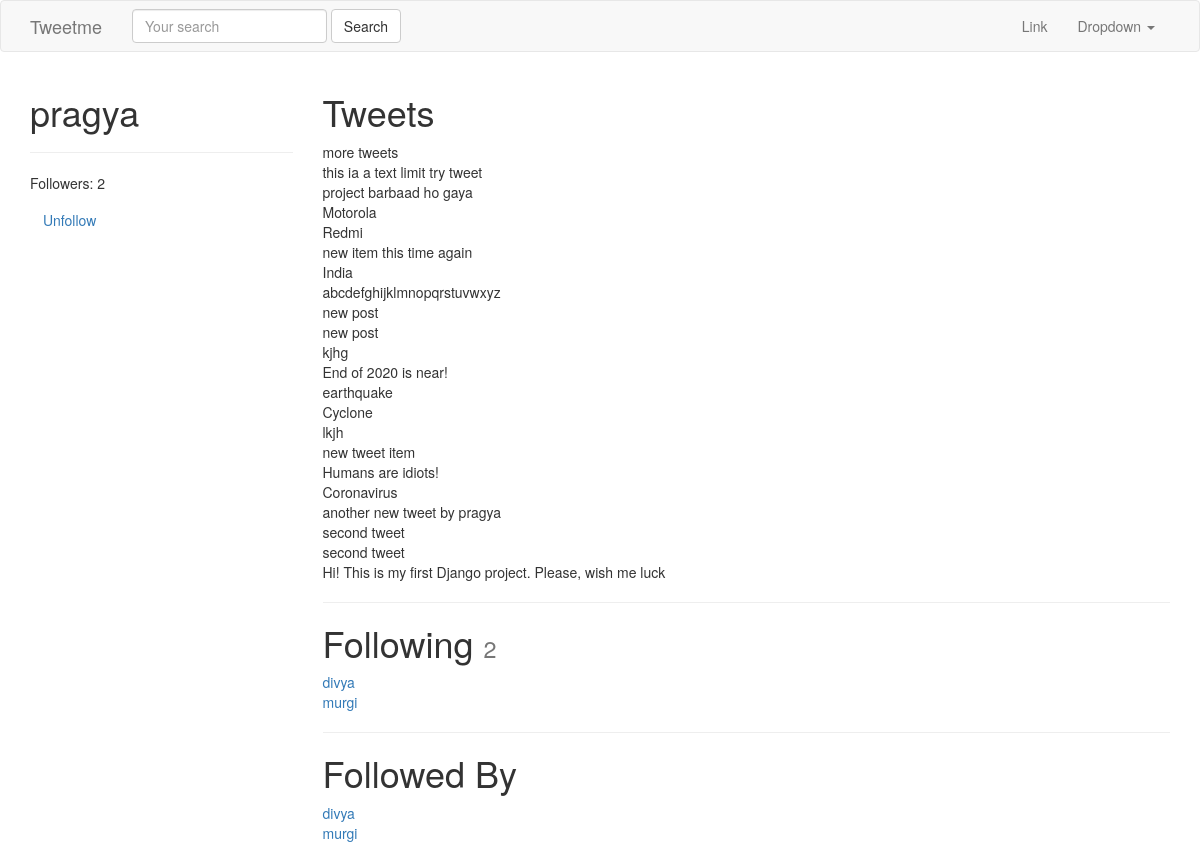
Screenshot of /pragya/ (signed in) with the database file from the repository.
### tweets/models.py (models this page shows, shortened)
class Tweet(models.Model):
	user = models.ForeignKey(settings.AUTH_USER_MODEL, on_delete=models.CASCADE,)
	content = models.CharField(max_length=140, validators=[valiadte_content])
	updated = models.DateTimeField(auto_now=True)
	timestamp = models.DateTimeField(auto_now_add=True)
	def __str__(self):
		return str(self.content)
	class Meta:
		ordering = ['-timestamp']

### accounts/models.py (models this page shows, shortened)
class UserProfile(models.Model):
	user = models.OneToOneField(settings.AUTH_USER_MODEL, related_name='profile', on_delete=models.CASCADE,) #user.profile
	following = models.ManyToManyField(settings.AUTH_USER_MODEL, blank=True, related_name='followed_by',)
	objects = UserProfileManager()
	def get_following(self):
		users = self.following.all()
		return users.exclude(username=self.user.username)
	def get_follow_url(self):
		return reverse_lazy("profiles:follow", kwargs={"username":self.user.username})

### accounts/views.py (the view)
# urls.py: url(r'^(?P<username>[\w.@+-]+)/$',UserDetailView.as_view(), name='detail'),
class UserDetailView(DetailView):
	template_name = 'accounts/user_detail.html'
	queryset = User.objects.all()
	def get_object(self):
		return get_object_or_404(
			User,
			username__iexact=self.kwargs.get("username")
			)
	def get_context_data(self, *args, **kwargs):
		context = super(UserDetailView, self).get_context_data(*args, **kwargs)
		following = UserProfile.objects.is_following(self.request.user, self.get_object())
		context['following'] = following
		return context

### accounts/models.py (called while the page is built)
	def all(self):
		qs = self.get_queryset().all()
		try:
			if self.instance:
				qs = qs.exclude(user=self.instance)
		except:
			pass
		return qs

	def is_following(self, user, followed_by_user):
		user_profile, created = UserProfile.objects.get_or_create(user=user)
		if created:
			return False
		if followed_by_user in user_profile.following.all():
			return True
		return False

### accounts/templates/accounts/user_detail.html
{% extends "base.html" %}
{% block content %}
<div class='row'>
	<div class='col-sm-3 col-xs-12'>
		<h1>{{ object.username }}</h1>
		<hr/>
		<p>Followers: {{  object.followed_by.all.count }}</p>
		<p>
			<a class='btn btn-link' href='{{ object.profile.get_follow_url }}'>
				{% if following %} Unfollow{% else %} Follow{% endif %}
			</a>
		</p>
	</div>
	<div class='col-sm-9 col-xs-12'>
		<h1>Tweets</h1>
		{% for tweet in object.tweet_set.all %}
		{{ tweet }}<br/>
		{% endfor %}
		<hr/>
		<h1>Following <small>{{ object.profile.get_following.count }}</small></h1>
			{% for user in object.profile.get_following %}
			<a href='/{{ user.username }}'>{{ user.username }}</a><br/>
			{% empty %}
			<h4>Not following any user</h4>
			{% endfor %}
		<hr/>
		<h1>Followed By</h1>
			{% for profile in object.followed_by.all %}
			<a href='/{{ profile.user.username }}'>{{ profile.user.username }}</a><br/>
			{% empty %}
			<h4>Not followed by any user</h4>
			{% endfor %}
	</div>
</div>
{% endblock content %}

### templates/base.html (shortened to what this page needs)
<!DOCTYPE html>
{% load static %}
<html lang="en">
  <head>
    <link href="{% static 'css/bootstrap.min.css' %}" rel="stylesheet">
  </head>
  <body>
    {% include "navbar.html" %}
    <div class='container'>
      {% block content %}
      {% endblock content %}
    </div>
  </body>
</html>

### templates/navbar.html (shortened to what this page needs)
<nav class="navbar navbar-default">
  <div class="container">
    <div class="navbar-header">
      <a class="navbar-brand" href="{% url 'home' %}">Tweetme</a>
    </div>
    {% include "tweets/search_form.html" %}
    <div class="collapse navbar-collapse" id="bs-example-navbar-collapse-1">
      <ul class="nav navbar-nav navbar-right">
        <li><a href="#">Link</a></li>
        <li class="dropdown">
          <a href="#" class="dropdown-toggle" data-toggle="dropdown" role="button" aria-haspopup="true" aria-expanded="false">Dropdown <span class="caret"></span></a>
        </li>
      </ul>
    </div>
  </div>
</nav>

### tweets/templates/tweets/search_form.html
<form id='navbar-search-form' class="navbar-form navbar-left" method='GET' action='{% url "tweet:list" %}'>
		<div class="form-group">
			<input class="form-control" type='text' name='q' placeholder='Your search' value='{{request.GET.q }}'/>
			</div>
		<input class="btn btn-default" type='submit' value='Search' />
</form>

### rows the page displays
Tweet: content "more tweets"
Tweet: content "this ia a text limit try tweet"
Tweet: content "project barbaad ho gaya"
Tweet: content "Motorola"
Tweet: content "Redmi"
Tweet: content "new item this time again"
Tweet: content "India"
Tweet: content "abcdefghijklmnopqrstuvwxyz"
Tweet: content "new post"
Tweet: content "new post"
Tweet: content "kjhg"
Tweet: content "End of 2020 is near!"
Tweet: content "earthquake"
Tweet: content "Cyclone"
Tweet: content "lkjh"
Tweet: content "new tweet item"
Tweet: content "Humans are idiots!"
Tweet: content "Coronavirus"
Tweet: content "another new tweet by pragya"
Tweet: content "second tweet"
Tweet: content "second tweet"
Tweet: content "Hi! This is my first Django project. Please, wish me luck"
UserProfile: user.username "divya"
UserProfile: user.username "murgi"

### other values shown
{{ object.username }} "pragya"
{{ object.followed_by.all.count }} "2"
{{ object.profile.get_following.count }} "2"
{{ user.username }} "divya"
{{ user.username }} "murgi"
